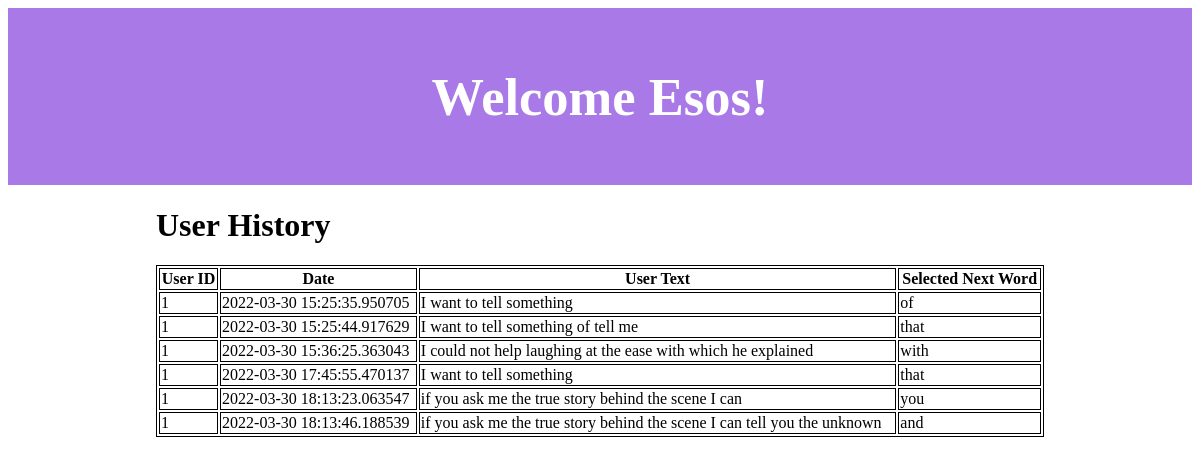
The app's page /user_history (signed in) with its own data.
### app.py (models this page shows, shortened)
class users(db.Model):
    id = db.Column(db.Integer(), primary_key=True)
    user = db.Column(db.String(100))

class history(db.Model):
    id = db.Column(db.Integer(), primary_key=True)
    user_id = db.Column(db.Integer())
    date = db.Column(db.DateTime, default=datetime.utcnow)
    text = db.Column(db.String(100))
    choice = db.Column(db.String(100))

### app.py (the view)
@app.route("/user_history")
def user_history():
    if "user" in session:
        user = session["user"]
    found_user = users.query.filter_by(user=user).first()
    return render_template("user_history.html", values=history.query.filter_by(user_id=found_user.id).all(),
                           username=user)

### templates/user_history.html (shortened to what this page needs)
<!doctype html>
<html>
<head>
</head>
<header>
    <h2>Welcome {{username}}!</h2>
</header>
<body>
    <div class="container">
        <h1>User History</h1>
        <table style="width:100%">
          <tr>
            <th>User ID</th>
            <th>Date</th>
            <th>User Text</th>
            <th>Selected Next Word</th>
          </tr>
        {% for item in values %}
          <tr>
            <td>{{item.user_id}}</td>
            <td>{{item.date}}</td>
            <td>{{item.text}}</td>
            <td>{{item.choice}}</td>
          </tr>
        {% endfor %}
        </table>
        <br>
    </div>
</body>
</html>

### templates/user_history.html (style rules this page uses)
.container { width: 75%; margin-left: auto; margin-right: auto; }
header { background-color: #A879E7; padding: 15px; text-align: center; font-size: 35px; color: white; }
table, th, td { border:1px solid black; }

### records on screen
users: user "Esos"
history: user_id "1", date "2022-03-30 15:25:35.950705", text "I want to tell something", choice "of"
history: user_id "1", date "2022-03-30 15:25:44.917629", text "I want to tell something of tell me", choice "that"
history: user_id "1", date "2022-03-30 15:36:25.363043", text "I could not help laughing at the ease with which he explained", choice "with"
history: user_id "1", date "2022-03-30 17:45:55.470137", text "I want to tell something", choice "that"
history: user_id "1", date "2022-03-30 18:13:23.063547", text "if you ask me the true story behind the scene I can", choice "you"
history: user_id "1", date "2022-03-30 18:13:46.188539", text "if you ask me the true story behind the scene I can tell you the unknown", choice "and"
